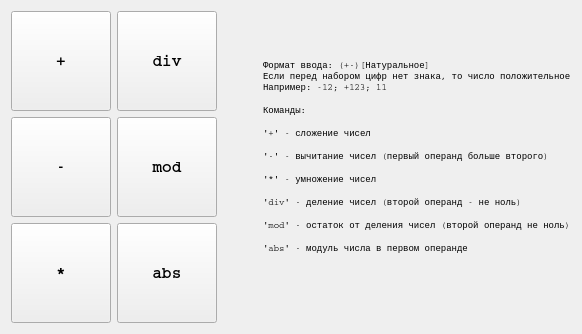
      <widget class="QWidget" name="tabInteger">
       <attribute name="title">
        <string>Целые</string>
       </attribute>
       <layout class="QVBoxLayout" name="verticalLayout_3">
        <item>
         <layout class="QHBoxLayout" name="horizontalLayout_4">
          <item>
           <layout class="QGridLayout" name="buttonsLayout_2">
            <item row="0" column="1">
             <widget class="QPushButton" name="integerDivButton">
              <property name="sizePolicy">
               <sizepolicy hsizetype="Maximum" vsizetype="Fixed">
                <horstretch>0</horstretch>
                <verstretch>0</verstretch>
               </sizepolicy>
              </property>
              <property name="minimumSize">
               <size>
                <width>100</width>
                <height>100</height>
               </size>
              </property>
              <property name="font">
               <font>
                <family>Courier</family>
                <pointsize>12</pointsize>
                <weight>75</weight>
                <bold>true</bold>
                <stylestrategy>PreferDefault</stylestrategy>
                <kerning>false</kerning>
               </font>
              </property>
              <property name="text">
               <string>div</string>
              </property>
             </widget>
            </item>
            <item row="0" column="0">
             <widget class="QPushButton" name="integerPlusButton">
              <property name="sizePolicy">
               <sizepolicy hsizetype="Maximum" vsizetype="Fixed">
                <horstretch>0</horstretch>
                <verstretch>0</verstretch>
               </sizepolicy>
              </property>
              <property name="minimumSize">
               <size>
                <width>100</width>
                <height>100</height>
               </size>
              </property>
              <property name="font">
               <font>
                <family>Courier</family>
                <pointsize>12</pointsize>
                <weight>75</weight>
                <bold>true</bold>
                <stylestrategy>PreferDefault</stylestrategy>
                <kerning>false</kerning>
               </font>
              </property>
              <property name="text">
               <string>+</string>
              </property>
             </widget>
            </item>
            <item row="2" column="0">
             <widget class="QPushButton" name="integerMultButton">
              <property name="sizePolicy">
               <sizepolicy hsizetype="Maximum" vsizetype="Fixed">
                <horstretch>0</horstretch>
                <verstretch>0</verstretch>
               </sizepolicy>
              </property>
              <property name="minimumSize">
               <size>
                <width>100</width>
                <height>100</height>
               </size>
              </property>
              <property name="font">
               <font>
                <family>Courier</family>
                <pointsize>12</pointsize>
                <weight>75</weight>
                <bold>true</bold>
                <stylestrategy>PreferDefault</stylestrategy>
                <kerning>false</kerning>
               </font>
              </property>
              <property name="text">
               <string>*</string>
              </property>
             </widget>
            </item>
            <item row="1" column="0">
             <widget class="QPushButton" name="integerSubButton">
              <property name="sizePolicy">
               <sizepolicy hsizetype="Maximum" vsizetype="Fixed">
                <horstretch>0</horstretch>
                <verstretch>0</verstretch>
               </sizepolicy>
              </property>
              <property name="minimumSize">
               <size>
                <width>100</width>
                <height>100</height>
               </size>
              </property>
              <property name="font">
               <font>
                <family>Courier</family>
                <pointsize>12</pointsize>
                <weight>75</weight>
                <bold>true</bold>
                <stylestrategy>PreferDefault</stylestrategy>
                <kerning>false</kerning>
               </font>
              </property>
              <property name="text">
               <string>-</string>
              </property>
             </widget>
            </item>
            <item row="1" column="1">
             <widget class="QPushButton" name="integerModButton">
              <property name="sizePolicy">
               <sizepolicy hsizetype="Maximum" vsizetype="Fixed">
                <horstretch>0</horstretch>
                <verstretch>0</verstretch>
               </sizepolicy>
              </property>
              <property name="minimumSize">
               <size>
                <width>100</width>
                <height>100</height>
               </size>
              </property>
              <property name="font">
               <font>
                <family>Courier</family>
                <pointsize>12</pointsize>
                <weight>75</weight>
                <bold>true</bold>
                <stylestrategy>PreferDefault</stylestrategy>
                <kerning>false</kerning>
               </font>
              </property>
              <property name="text">
               <string>mod</string>
              </property>
              <property name="autoRepeat">
               <bool>false</bool>
              </property>
             </widget>
            </item>
            <item row="2" column="1">
             <widget class="QPushButton" name="integerAbsButton">
              <property name="sizePolicy">
               <sizepolicy hsizetype="Maximum" vsizetype="Fixed">
                <horstretch>0</horstretch>
                <verstretch>0</verstretch>
               </sizepolicy>
              </property>
              <property name="minimumSize">
               <size>
                <width>100</width>
                <height>100</height>
               </size>
              </property>
              <property name="font">
               <font>
                <family>Courier</family>
                <pointsize>12</pointsize>
                <weight>75</weight>
                <bold>true</bold>
                <stylestrategy>PreferDefault</stylestrategy>
                <kerning>false</kerning>
               </font>
              </property>
              <property name="text">
               <string>abs</string>
              </property>
              <property name="autoRepeat">
               <bool>false</bool>
              </property>
             </widget>
            </item>
           </layout>
          </item>
          <item>
           <spacer name="horizontalSpacer_7">
            <property name="orientation">
             <enum>Qt::Horizontal</enum>
            </property>
            <property name="sizeHint" stdset="0">
             <size>
              <width>40</width>
              <height>20</height>
             </size>
            </property>
           </spacer>
          </item>
          <item>
           <widget class="QLabel" name="infoLabel_2">
            <property name="sizePolicy">
             <sizepolicy hsizetype="Preferred" vsizetype="Minimum">
              <horstretch>0</horstretch>
              <verstretch>0</verstretch>
             </sizepolicy>
            </property>
            <property name="font">
             <font>
              <family>Courier</family>
              <pointsize>12</pointsize>
              <weight>50</weight>
              <bold>false</bold>
              <stylestrategy>PreferDefault</stylestrategy>
              <kerning>false</kerning>
             </font>
            </property>
            <property name="text">
             <string>&lt;html&gt;&lt;head/&gt;&lt;body&gt;&lt;p&gt;&lt;span style=&quot; font-size:7pt;&quot;&gt;Формат ввода: (+-)[Натуральное]&lt;br/&gt;Если перед набором цифр нет знака, то число положительное&lt;br/&gt;Например: -12; +123; 11&lt;/span&gt;&lt;/p&gt;&lt;p&gt;&lt;span style=&quot; font-size:7pt;&quot;&gt;Команды:&lt;/span&gt;&lt;/p&gt;&lt;p&gt;&lt;span style=&quot; font-size:7pt;&quot;&gt;'+' - сложение чисел &lt;/span&gt;&lt;/p&gt;&lt;p&gt;&lt;span style=&quot; font-size:7pt;&quot;&gt;'-' - вычитание чисел (первый операнд больше второго) &lt;/span&gt;&lt;/p&gt;&lt;p&gt;&lt;span style=&quot; font-size:7pt;&quot;&gt;'*' - умножение чисел &lt;/span&gt;&lt;/p&gt;&lt;p&gt;&lt;span style=&quot; font-size:7pt;&quot;&gt;'div' - деление чисел (второй операнд - не ноль) &lt;/span&gt;&lt;/p&gt;&lt;p&gt;&lt;span style=&quot; font-size:7pt;&quot;&gt;'mod' - остаток от деления чисел (второй операнд не ноль)&lt;/span&gt;&lt;/p&gt;&lt;p&gt;&lt;span style=&quot; font-size:7pt;&quot;&gt;'abs' - модуль числа в первом операнде&lt;br/&gt;&lt;/span&gt;&lt;/p&gt;&lt;/body&gt;&lt;/html&gt;</string>
            </property>
            <property name="textFormat">
             <enum>Qt::AutoText</enum>
            </property>
            <property name="wordWrap">
             <bool>true</bool>
            </property>
           </widget>
          </item>
         </layout>
        </item>
       </layout>
      </widget>
